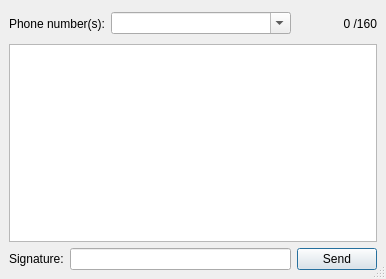
<ui version="4.0" >
 <author></author>
 <comment></comment>
 <exportmacro></exportmacro>
 <class>SmsWindow</class>
 <widget class="QDialog" name="SmsWindow" >
  <property name="geometry" >
   <rect>
    <x>0</x>
    <y>0</y>
    <width>386</width>
    <height>279</height>
   </rect>
  </property>
  <property name="windowTitle" >
   <string>@product@ - SMS</string>
  </property>
  <property name="sizeGripEnabled" >
   <bool>true</bool>
  </property>
  <layout class="QGridLayout" >
   <property name="margin" >
    <number>9</number>
   </property>
   <property name="spacing" >
    <number>6</number>
   </property>
   <item row="0" column="3" >
    <widget class="QToolButton" name="addContactToolButton" >
     <property name="minimumSize" >
      <size>
       <width>28</width>
       <height>28</height>
      </size>
     </property>
     <property name="toolTip" >
      <string>Click here to add a phone number</string>
     </property>
     <property name="text" >
      <string/>
     </property>
     <property name="icon" >
      <iconset resource="../../../../../resources/wengophone.qrc" >:/pics/iconbar/add_contact.png</iconset>
     </property>
     <property name="iconSize" >
      <size>
       <width>22</width>
       <height>22</height>
      </size>
     </property>
     <property name="autoRaise" >
      <bool>true</bool>
     </property>
    </widget>
   </item>
   <item row="0" column="4" >
    <widget class="QLabel" name="counterLabel" >
     <property name="autoFillBackground" >
      <bool>false</bool>
     </property>
     <property name="text" >
      <string>0 /160</string>
     </property>
     <property name="alignment" >
      <set>Qt::AlignRight|Qt::AlignTrailing|Qt::AlignVCenter</set>
     </property>
    </widget>
   </item>
   <item row="2" column="3" colspan="2" >
    <widget class="QPushButton" name="sendButton" >
     <property name="text" >
      <string>Send</string>
     </property>
     <property name="icon" >
      <iconset resource="../../../../../resources/wengophone.qrc" >:/pics/contact/sms.png</iconset>
     </property>
    </widget>
   </item>
   <item row="2" column="1" colspan="2" >
    <widget class="QLineEdit" name="signatureLineEdit" >
     <property name="sizePolicy" >
      <sizepolicy>
       <hsizetype>7</hsizetype>
       <vsizetype>0</vsizetype>
       <horstretch>0</horstretch>
       <verstretch>0</verstretch>
      </sizepolicy>
     </property>
     <property name="toolTip" >
      <string>Enter your signature here</string>
     </property>
     <property name="maxLength" >
      <number>16</number>
     </property>
    </widget>
   </item>
   <item row="2" column="0" >
    <widget class="QLabel" name="label" >
     <property name="text" >
      <string>Signature:</string>
     </property>
    </widget>
   </item>
   <item row="1" column="0" colspan="5" >
    <widget class="QTextEdit" name="smsText" >
     <property name="acceptRichText" >
      <bool>false</bool>
     </property>
    </widget>
   </item>
   <item row="0" column="0" colspan="2" >
    <widget class="QLabel" name="phoneNumberLabel" >
     <property name="sizePolicy" >
      <sizepolicy>
       <hsizetype>1</hsizetype>
       <vsizetype>5</vsizetype>
       <horstretch>0</horstretch>
       <verstretch>0</verstretch>
      </sizepolicy>
     </property>
     <property name="text" >
      <string>Phone number(s):</string>
     </property>
    </widget>
   </item>
   <item row="0" column="2" >
    <widget class="QComboBox" name="phoneComboBox" >
     <property name="sizePolicy" >
      <sizepolicy>
       <hsizetype>7</hsizetype>
       <vsizetype>0</vsizetype>
       <horstretch>0</horstretch>
       <verstretch>0</verstretch>
      </sizepolicy>
     </property>
     <property name="toolTip" >
      <string>Enter phone number(s) here&lt;br>They must be separated by &amp; or ; or ,</string>
     </property>
     <property name="editable" >
      <bool>true</bool>
     </property>
    </widget>
   </item>
  </layout>
 </widget>
 <pixmapfunction></pixmapfunction>
 <tabstops>
  <tabstop>phoneComboBox</tabstop>
  <tabstop>addContactToolButton</tabstop>
  <tabstop>smsText</tabstop>
  <tabstop>signatureLineEdit</tabstop>
  <tabstop>sendButton</tabstop>
 </tabstops>
 <resources>
  <include location="../../../../../resources/wengophone.qrc" />
 </resources>
 <connections/>
</ui>
